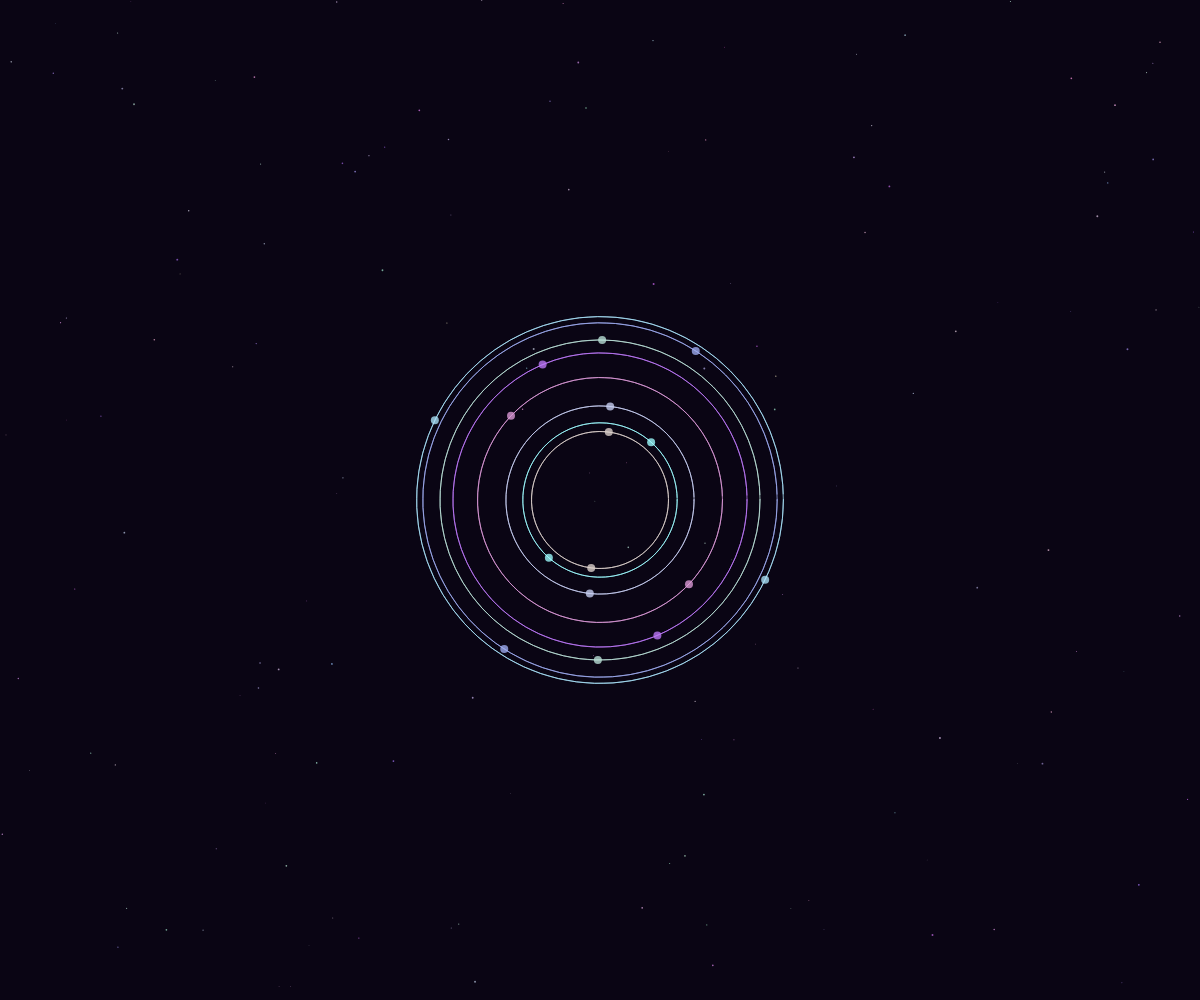
Frame 1 (no input)
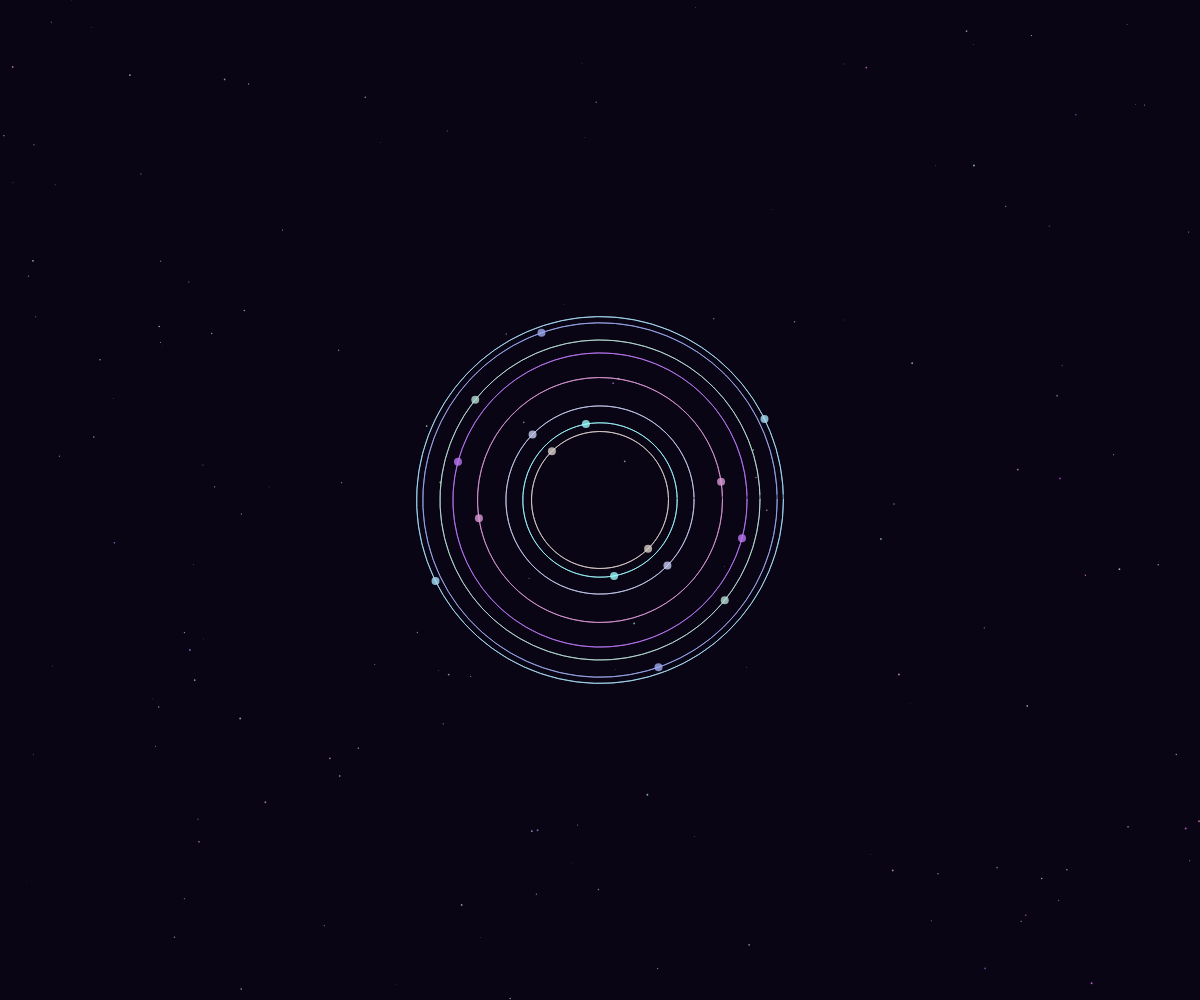
Frame 60 (no input)
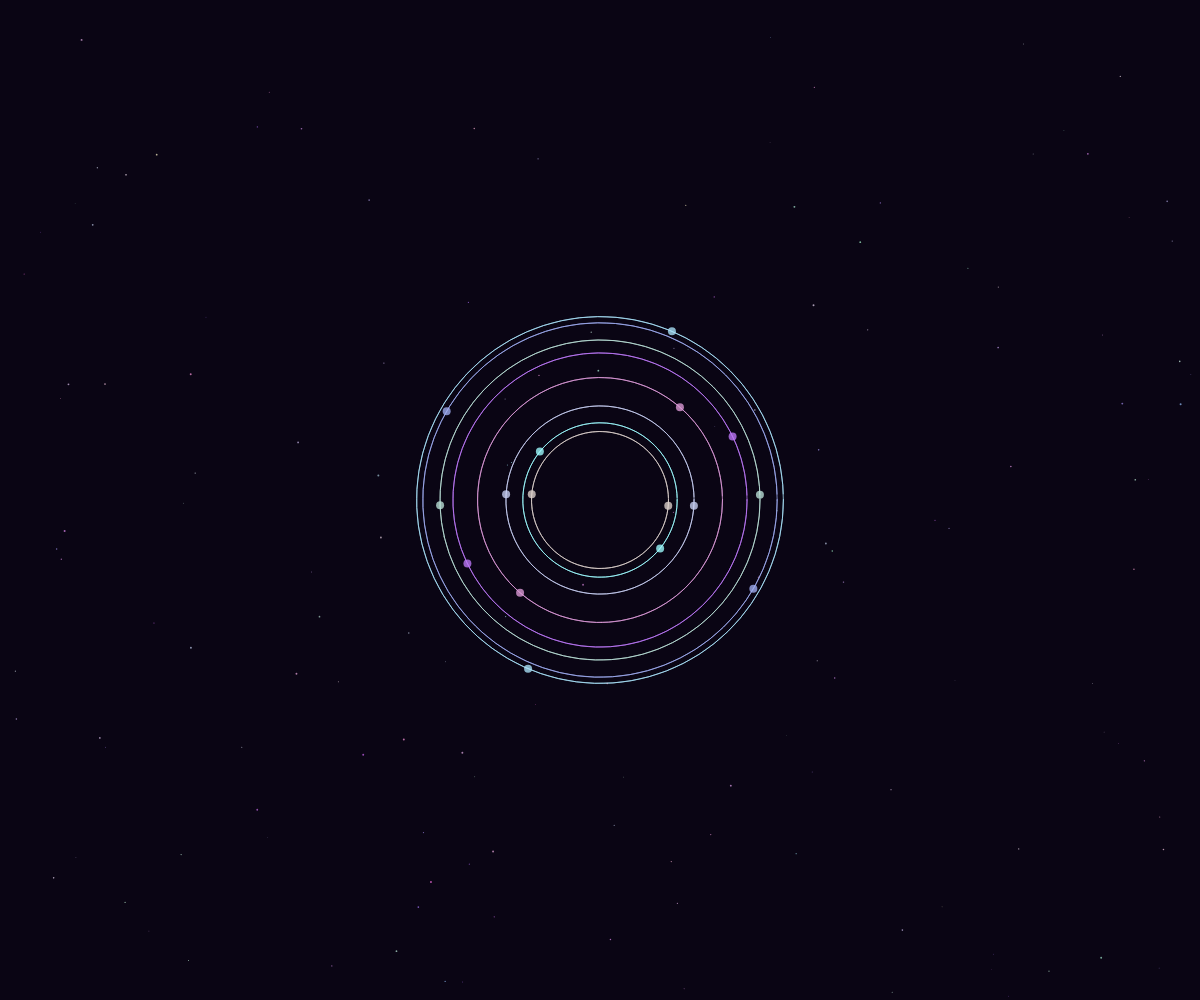
Frame 120 (the mouse pressed at the canvas centre since frame 60)

The p5.js sketch that drew these frames (run headless with seeded random() and noise() and a simulated clock; from frame 60 on, the mouse is pressed at the canvas centre):

// p5.js sketch
// ── sketch.js
let time = 0;
let orbits = [];
let colors = [];

function setup() {
  createCanvas(windowWidth, windowHeight);
  angleMode(RADIANS);

  // Initialize orbits with different parameters for celestial dance
  for (let i = 0; i < 8; i++) {
    orbits.push({
      radius: random(60, 200),
      speed: random(0.005, 0.02),
      phase: random(TWO_PI),
      color: color(random(150, 255), random(100, 255), random(200, 255), 200)
    });
  }

  // Precompute some vibrant neon colors for space effect
  for (let i = 0; i < 50; i++) {
    colors.push(color(random(150, 255), random(100, 255), random(200, 255), 180));
  }
}

function draw() {
  background(10, 5, 20);

  // Center of the canvas
  const centerX = width / 2;
  const centerY = height / 2;

  // Draw spirograph patterns with glowing orbits
  for (let i = 0; i < orbits.length; i++) {
    const orbit = orbits[i];
    time += orbit.speed;

    // Calculate positions of two celestial bodies in orbit
    const x1 = centerX + cos(time * 2 + orbit.phase) * orbit.radius;
    const y1 = centerY + sin(time * 2 + orbit.phase) * orbit.radius;
    const x2 = centerX + cos(time * 2 + orbit.phase + PI) * orbit.radius;
    const y2 = centerY + sin(time * 2 + orbit.phase + PI) * orbit.radius;

    // Draw orbit path
    stroke(orbit.color);
    noFill();
    beginShape();
    for (let a = 0; a < TWO_PI; a += 0.05) {
      const x = centerX + cos(a) * orbit.radius;
      const y = centerY + sin(a) * orbit.radius;
      vertex(x, y);
    }
    endShape();

    // Draw connecting lines between celestial points
    stroke(orbit.color);
    noFill();
    beginShape();
    for (let a = 0; a < TWO_PI; a += 0.1) {
      const x = centerX + cos(a) * orbit.radius;
      const y = centerY + sin(a) * orbit.radius;
      vertex(x, y);
    }
    endShape(CLOSE);

    // Draw glowing celestial bodies
    fill(orbit.color);
    noStroke();
    ellipse(x1, y1, 8);
    ellipse(x2, y2, 8);
  }

  // Add cosmic particles for nebula effect
  strokeWeight(1);
  for (let i = 0; i < 150; i++) {
    const x = random(width);
    const y = random(height);
    const c = colors[i % colors.length];
    fill(c);
    noStroke();
    ellipse(x, y, random(0.5, 2));
  }

  // Update time for next frame
  time += 0.002;
}

function windowResized() {
  resizeCanvas(windowWidth, windowHeight);
}
